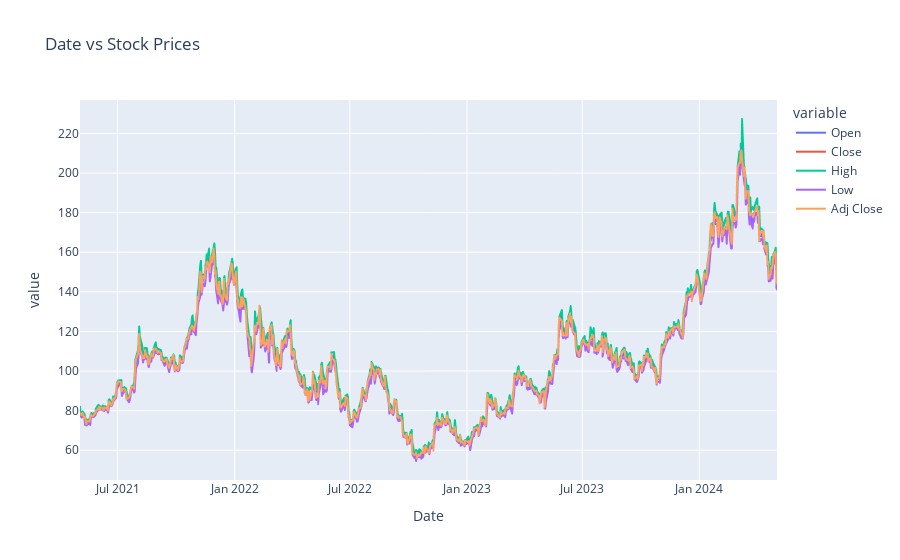

Notebook cell for this chart:
### Code cell
fig = px.line(df_amd, y=['Open', 'Close', 'High', 'Low', 'Adj Close'], title = 'Date vs Stock Prices')
fig.show()

### Figure 1 — Plotly figure (JSON) as saved in the notebook; plotly's stock layout.template omitted (floating-point values rounded to 4 significant figures; data arrays with more than 128 entries replaced by an {"elided": "..."} marker saying what was removed)
{"data": [{"hovertemplate": "variable=Open<br>Date=%{x}<br>value=%{y}<extra></extra>", "legendgroup": "Open", "line": {"color": "#636efa", "dash": "solid"}, "marker": {"symbol": "circle"}, "mode": "lines", "name": "Open", "showlegend": true, "type": "scattergl", "x": {"elided": "756 str values"}, "xaxis": "x", "y": {"elided": "756 float values"}, "yaxis": "y"}, {"hovertemplate": "variable=Close<br>Date=%{x}<br>value=%{y}<extra></extra>", "legendgroup": "Close", "line": {"color": "#EF553B", "dash": "solid"}, "marker": {"symbol": "circle"}, "mode": "lines", "name": "Close", "showlegend": true, "type": "scattergl", "x": {"elided": "756 str values"}, "xaxis": "x", "y": {"elided": "756 float values"}, "yaxis": "y"}, {"hovertemplate": "variable=High<br>Date=%{x}<br>value=%{y}<extra></extra>", "legendgroup": "High", "line": {"color": "#00cc96", "dash": "solid"}, "marker": {"symbol": "circle"}, "mode": "lines", "name": "High", "showlegend": true, "type": "scattergl", "x": {"elided": "756 str values"}, "xaxis": "x", "y": {"elided": "756 float values"}, "yaxis": "y"}, {"hovertemplate": "variable=Low<br>Date=%{x}<br>value=%{y}<extra></extra>", "legendgroup": "Low", "line": {"color": "#ab63fa", "dash": "solid"}, "marker": {"symbol": "circle"}, "mode": "lines", "name": "Low", "showlegend": true, "type": "scattergl", "x": {"elided": "756 str values"}, "xaxis": "x", "y": {"elided": "756 float values"}, "yaxis": "y"}, {"hovertemplate": "variable=Adj Close<br>Date=%{x}<br>value=%{y}<extra></extra>", "legendgroup": "Adj Close", "line": {"color": "#FFA15A", "dash": "solid"}, "marker": {"symbol": "circle"}, "mode": "lines", "name": "Adj Close", "showlegend": true, "type": "scattergl", "x": {"elided": "756 str values"}, "xaxis": "x", "y": {"elided": "756 float values"}, "yaxis": "y"}], "layout": {"legend": {"title": {"text": "variable"}, "tracegroupgap": 0}, "title": {"text": "Date vs Stock Prices"}, "xaxis": {"anchor": "y", "domain": [0, 1], "title": {"text": "Date"}}, "yaxis": {"anchor": "x", "domain": [0, 1], "title": {"text": "value"}}}}
